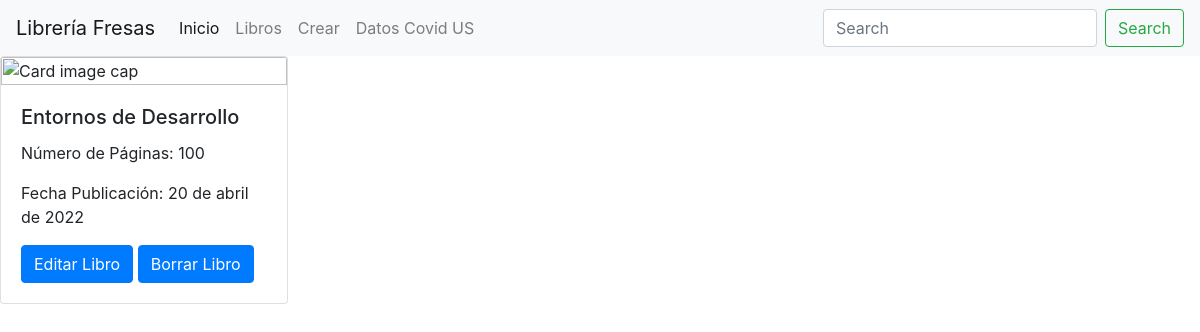
The app's page /libreria/libros/6 with its own data.
### libreria/models.py (models this page shows, shortened)
class Libro(models.Model):
    id = models.IntegerField(primary_key=True)
    nombre= models.TextField(max_length=150)
    num_paginas = models.IntegerField()
    fecha_publicacion = models.DateField()
    editorial = models.ForeignKey(Editorial, on_delete=models.CASCADE, default=None)

### libreria/views.py (the view)
# urls.py: path('libros/<int:id>',detalle_libro, name='detalle_libro'),
def detalle_libro(request, id):
    libro = Libro.objects.get(id=id)
    context = {'libro': libro}
    return render(request, 'libro_detalle.html', context)

### templates/libro_detalle.html
{% include "header.html" %}
{% block content %}
<body>
<div class="mx-auto" style="align-items: center; align-content: center; align-self: center;">
    <div class="card" style="width: 18rem;">
        <img class="card-img-top" src="https://escuelaposgrado.es/wp-content/uploads/2014/10/Ediciones_Albores-img.jpg" alt="Card image cap">
        <div class="card-body">
            <h5 class="card-title">{{ libro.nombre }}</h5>
            <p class="card-text">Número de Páginas: {{ libro.num_paginas }}</p>
            <p class="card-text">Fecha Publicación: {{ libro.fecha_publicacion }}</p>
            <a class="btn btn-primary" href="/libreria/libros/editar/{{ libro.id }}">Editar Libro</a>
            <a class="btn btn-primary" href="/libreria/libros/borrar/{{ libro.id }}">Borrar Libro</a>
        </div>
    </div>
</div>
</body>
{% endblock %}

### records on screen
Libro: nombre "Entornos de Desarrollo", num_paginas "100", fecha_publicacion "20 de abril de 2022"
